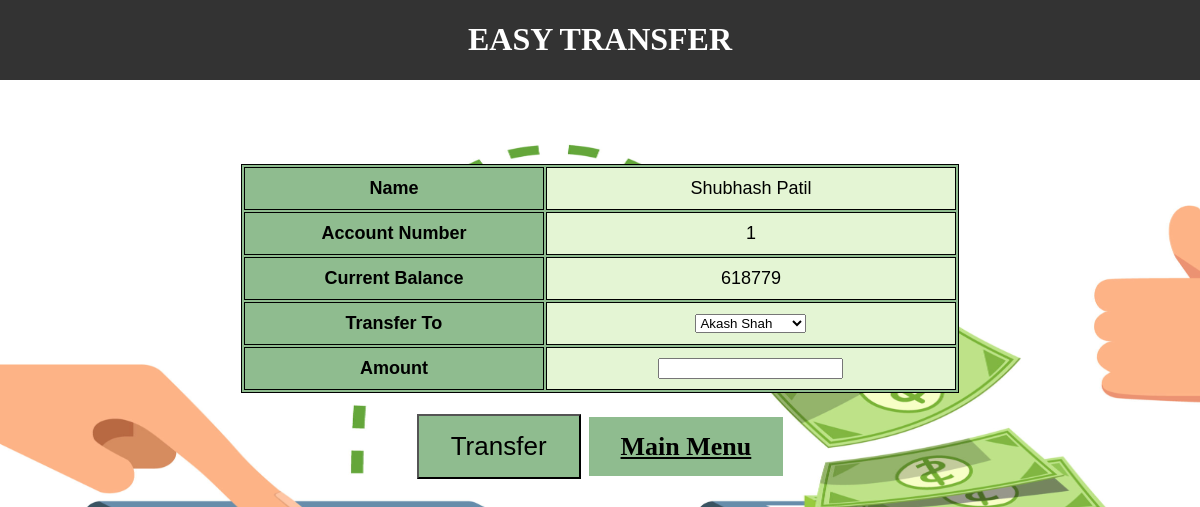
The app's page /transfer.php?ano=1 with its own data.
### tables this page shows
CREATE TABLE `customer_details` (
  `name` varchar(55) NOT NULL,
  `email` varchar(44) NOT NULL,
  `account_no` int(11) NOT NULL,
  `current_bal` int(33) NOT NULL,
  `address` text NOT NULL
);

### transfer.php (the view, shortened to what this page needs)
<?php
$user = 'root';
$password = '';
$database = 'bank';
$servername='localhost:3306';
$mysqli = new mysqli($servername, $user,
                $password, $database);
    $cid = mysqli_real_escape_string($mysqli, $_GET["ano"]);
    $sql =  "SELECT * FROM customer_details WHERE account_no='".$cid."'";
    $result = $mysqli->query($sql);
	$cust_sql = "SELECT * FROM customer_details ORDER BY account_no ASC ";
$cust_result = $mysqli->query($cust_sql);
?>
<div class="topnav" >
 <h1 style="color:white;"> EASY TRANSFER  </h1>
</div>
<p>&nbsp;</p>
<p>&nbsp;</p>
 <form action="transfer.php?ano=<?php  echo $_GET['ano']; ?> " method="post">
<table width="718" class="table tabe-hover table-bordered" id="list">
      <?php
                while($rows=$result->fetch_assoc())
                {
             ?>
         <tr>
         <th width="298" height="24" class="text-center">Name</th>
		 <td width="408"><?php echo $rows['name'];?></td>
          </tr>
		 <tr>
         <th width="298" class="text-center">Account Number</th>
		 <td><?php echo $rows['account_no'];?></td>
		 </tr>
		 <tr>
         <th width="298" class="text-center">Current Balance</th>
		 <td><?php echo $rows['current_bal'];?></td>
		 </tr>
         <tr>
         <th width="298" class="text-center">Transfer To</th>
         <td>
		<select name="transfer_to" width="298px">
		<?php
                while($cust_rows=$cust_result->fetch_assoc())
                {
				if($rows['account_no']!= $cust_rows['account_no'])
				{
             ?>
    <option value="<?php echo $cust_rows['account_no']?>"><?php echo $cust_rows['name']?> </option>
  <?php } }?>
		</select>
		 </td>
         </tr>
		 <tr>
         <th width="298" class="text-center">Amount</th>
         <td> <input type="number" name="amount" /> </td>
         </tr>
            <?php
                }
             ?>
</table>
<h1> <button type="submit" class="button button1" name="submit">Transfer </button>
	<a class="button1 button"href="view_customers.php"> Main Menu </a>
	</h1>
 </form>

### transfer.php (style rules this page uses)
.topnav { overflow: hidden; background-color: #333; }
table { background-color: #8FBC8F; margin: 0 auto; font-size: large; border: 1px solid black; }
h1 { text-align: center; color: #006600; font-size: xx-large; font-family: 'Gill Sans', 'Gill Sans MT', ' Calibri', 'Trebuchet MS', 'sans-serif'; }
td { background-color: #E4F5D4; border: 1px solid black; }
th, td { font-weight: bold; border: 1px solid black; padding: 10px; text-align: center; }
td { font-weight: lighter; }
.button1 { background-color:#8FBC8F; color: black; padding: 15px 32px; text-align: center; font-size: 26px; }

### records on screen
customer_details: name "Shubhash Patil", account_no "1", current_bal "618779"

### other values on screen
form field transfer_to "Akash Shah"
